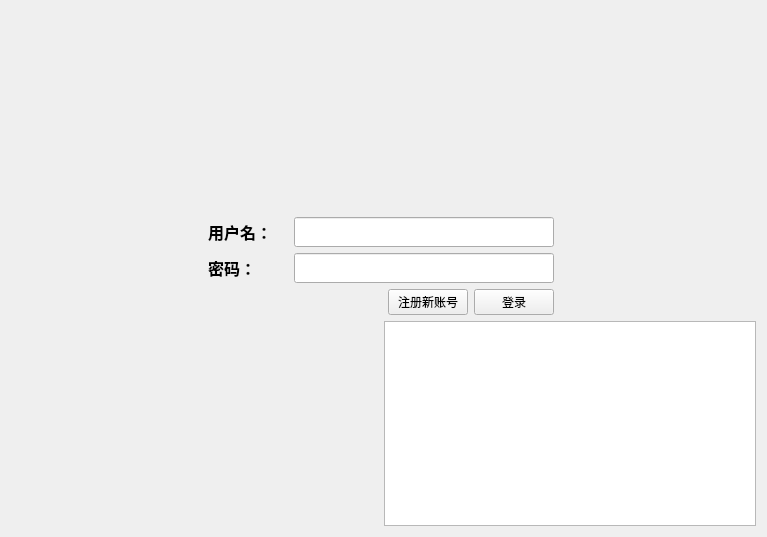
<?xml version="1.0" encoding="UTF-8"?>
<ui version="4.0">
 <class>Sql</class>
 <widget class="QWidget" name="Sql">
  <property name="geometry">
   <rect>
    <x>0</x>
    <y>0</y>
    <width>767</width>
    <height>537</height>
   </rect>
  </property>
  <property name="windowTitle">
   <string>登录界面</string>
  </property>
  <layout class="QGridLayout" name="gridLayout_3">
   <item row="0" column="1">
    <spacer name="verticalSpacer">
     <property name="orientation">
      <enum>Qt::Vertical</enum>
     </property>
     <property name="sizeHint" stdset="0">
      <size>
       <width>20</width>
       <height>111</height>
      </size>
     </property>
    </spacer>
   </item>
   <item row="1" column="0">
    <spacer name="horizontalSpacer">
     <property name="orientation">
      <enum>Qt::Horizontal</enum>
     </property>
     <property name="sizeHint" stdset="0">
      <size>
       <width>68</width>
       <height>20</height>
      </size>
     </property>
    </spacer>
   </item>
   <item row="1" column="1" colspan="2">
    <layout class="QGridLayout" name="gridLayout_2">
     <item row="0" column="0" colspan="3">
      <layout class="QGridLayout" name="gridLayout">
       <item row="0" column="0">
        <widget class="QLabel" name="label">
         <property name="minimumSize">
          <size>
           <width>80</width>
           <height>0</height>
          </size>
         </property>
         <property name="maximumSize">
          <size>
           <width>80</width>
           <height>16777215</height>
          </size>
         </property>
         <property name="font">
          <font>
           <family>Aharoni</family>
           <pointsize>12</pointsize>
           <weight>75</weight>
           <bold>true</bold>
          </font>
         </property>
         <property name="text">
          <string>用户名：</string>
         </property>
        </widget>
       </item>
       <item row="0" column="1">
        <widget class="QLineEdit" name="lineEdit">
         <property name="minimumSize">
          <size>
           <width>260</width>
           <height>30</height>
          </size>
         </property>
         <property name="maximumSize">
          <size>
           <width>260</width>
           <height>30</height>
          </size>
         </property>
        </widget>
       </item>
       <item row="1" column="0">
        <widget class="QLabel" name="password">
         <property name="minimumSize">
          <size>
           <width>60</width>
           <height>0</height>
          </size>
         </property>
         <property name="maximumSize">
          <size>
           <width>60</width>
           <height>16777215</height>
          </size>
         </property>
         <property name="font">
          <font>
           <family>Aharoni</family>
           <pointsize>12</pointsize>
           <weight>75</weight>
           <bold>true</bold>
          </font>
         </property>
         <property name="text">
          <string>密码：</string>
         </property>
        </widget>
       </item>
       <item row="1" column="1">
        <widget class="QLineEdit" name="passEdit">
         <property name="minimumSize">
          <size>
           <width>260</width>
           <height>30</height>
          </size>
         </property>
         <property name="maximumSize">
          <size>
           <width>260</width>
           <height>30</height>
          </size>
         </property>
        </widget>
       </item>
      </layout>
     </item>
     <item row="1" column="0">
      <spacer name="horizontalSpacer_4">
       <property name="orientation">
        <enum>Qt::Horizontal</enum>
       </property>
       <property name="sizeHint" stdset="0">
        <size>
         <width>167</width>
         <height>20</height>
        </size>
       </property>
      </spacer>
     </item>
     <item row="1" column="1">
      <widget class="QPushButton" name="pushButton_2">
       <property name="text">
        <string>注册新账号</string>
       </property>
      </widget>
     </item>
     <item row="1" column="2">
      <widget class="QPushButton" name="pushButton">
       <property name="text">
        <string>登录</string>
       </property>
      </widget>
     </item>
    </layout>
   </item>
   <item row="1" column="3">
    <spacer name="horizontalSpacer_2">
     <property name="orientation">
      <enum>Qt::Horizontal</enum>
     </property>
     <property name="sizeHint" stdset="0">
      <size>
       <width>134</width>
       <height>20</height>
      </size>
     </property>
    </spacer>
   </item>
   <item row="2" column="1">
    <spacer name="verticalSpacer_2">
     <property name="orientation">
      <enum>Qt::Vertical</enum>
     </property>
     <property name="sizeHint" stdset="0">
      <size>
       <width>20</width>
       <height>189</height>
      </size>
     </property>
    </spacer>
   </item>
   <item row="2" column="2" colspan="2">
    <widget class="QTableView" name="tableView"/>
   </item>
  </layout>
 </widget>
 <resources/>
 <connections/>
</ui>
